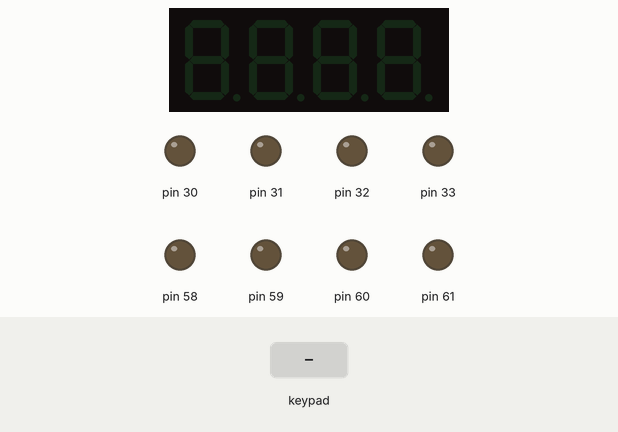
Recording of a sketch running on a simulated Arduino Mega 2560, built with avr-gcc and run on an emulated ATmega2560. On the bench: 4-digit seven-segment display, output pins drawn as LEDs (lit = HIGH). Wiring (from diagram.json): 4×4 keypad with keys 1 2 3 A 4 5 6 B 7 8 9 C * 0 # D: rows pin 54, pin 55, pin 56, pin 57; columns pin 62, pin 63, pin 64, pin 65; 4-digit 7-segment display, segments lit when HIGH: segments pin 22, pin 23, pin 24, pin 25, pin 26, pin 27, pin 28, pin 29; digit selects pin 37, pin 36, pin 35, pin 34. The inputs (shaded band) are chosen by the test bench. The segment pins are drawn as the display they are named for; pins used as bus, display or sensor lines are not drawn.

Above: at 1.2 s.
1.3 s: keypad keys 0 0 0 0 A pressed 0.4 s apart
At 5.8 s:
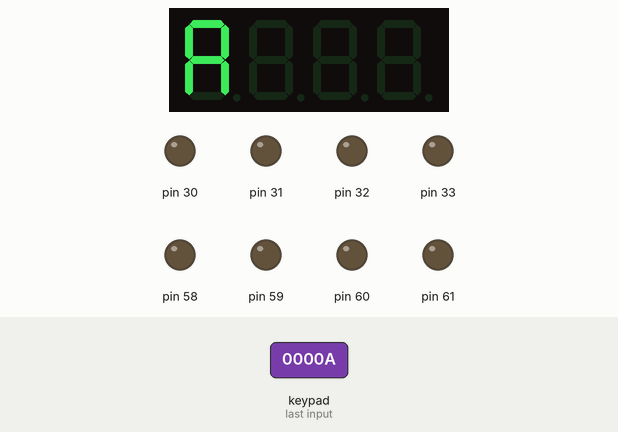
6.1 s: keypad keys 0 0 0 0 # pressed 0.4 s apart
At 9.1 s:
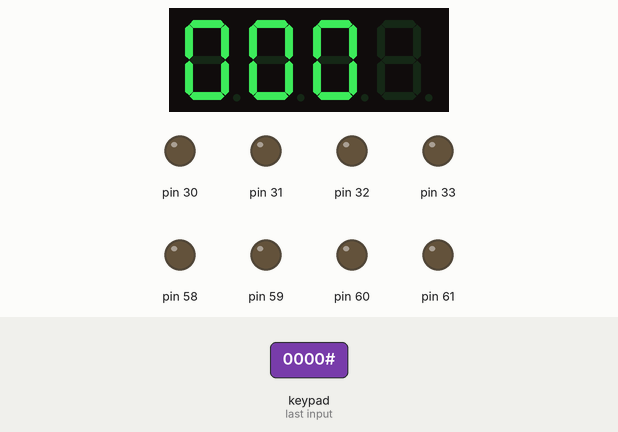
Timing chart, 0 to 10.6 s (numbered marks = the images above; inputs shaded):
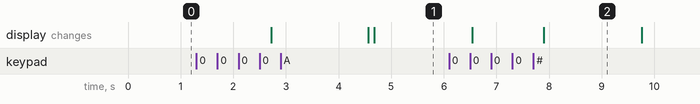

The sketch:

sketch.ino
```cpp
#include "helper.h"

//A is for addition
//B is subtraction
//C is for multiplication
//D is for division
//Use * after entering numbers smaller than length of 4

void setup() {
  // put your setup code here, to run once:

  volatile char *f_ddr = (char*)0x30; //keypad output row

  volatile char *k_ddr = (char*)0x107; //keypad input col

  volatile char *a_ddr = (char*)0x21;

  volatile char *c_ddr = (char*)0x27;

  *a_ddr = 0xFF;
  *c_ddr = 0xFF;
  *k_ddr = 0x00; //input
  *f_ddr = 0xFF;  //output

}

void loop() {
  // put your main code here, to run repeatedly:

  volatile int row, col;
  volatile long i,j, k;
  volatile int count1, count2, count3 ;

  char four_digit_1[4] = {0,0,0,0};
  char four_digit_decoded_1[4] = {0,0,0,0};

  char four_digit_2[4] = {0,0,0,0};
  char four_digit_decoded_2[4] = {0,0,0,0};

  char operator_[4] = {0,0,0,0};
  char operator_decoded[4] = {0,0,0,0};

  char answer[4] = {0,0,0,0};


  count1 = input(four_digit_1, four_digit_decoded_1, 4);

  display_digits(four_digit_1);

  count3 = input(operator_, operator_decoded, 1);

  display_digits(operator_);

  count2 = input(four_digit_2, four_digit_decoded_2, 4);

  display_digits(four_digit_2);

  calculate(four_digit_decoded_1, count1, four_digit_decoded_2, count2, operator_decoded, answer);

  display_digits(answer);


}
```

helper.h
```cpp
static char arr[4][4]= {{0x06, 0x5B, 0x4F,0x77},
                    {0x66, 0x6D, 0x7C, 0x40},
                    {0x07, 0x7F, 0x67, 0x80},
                    {0x00, 0x3F, 0x00, 0xBF}};

static char decoder[4][4] = {{1,2,3,10},
                        {4,5,6,11},
                        {7,8,9,12},
                        {14,0,15,13}};

static char numbers[10] = {0x3F, 0x06, 0x5B, 0x4F, 0x66, 0x6D, 0x7C, 0x07, 0x7F, 0x67};

int keypad_scanner(int *row, int *col);

int form_digit(char four_digit[], int digits);

int input(char four_digit[], char four_digit_decoded[], int n);

void display_digits(char four_digit[]);

void calculate(char four_digit_decoded_1[], int count1, char four_digit_decoded_2[],
              int count2, char operator_decoded[], char answer[]);

int keypad_scanner(int *row, int *col){
  volatile int i, j;

  volatile char *f_out = (char*)0x31;
  volatile char *k_in = (char*)0x106;

    for(i=0;i<4;i++){
      *f_out = 1<<i;

      char col_val = *k_in & 0x0F;//and with lower nibble to see if key is pressed

      if(col_val!=0){
        for(j=0;j<4;j++){
          if(col_val & (1<<j)){
            *row = i;
            *col = j;
            return 1;
          }
        }
      }
    }
    return 0;
}

int form_digit(char four_digit[], int digits){
  if(digits==1){
    return four_digit[0];
  }
  else if(digits==2){
    return four_digit[0]*10 + four_digit[1];
  }
  else if(digits==3){
    return four_digit[0]*100 + four_digit[1]*10 + four_digit[2];
  }
  else if(digits==4){
    return four_digit[0]*1000 + four_digit[1]*100 + four_digit[2]*10 + four_digit[3];
  }
}

int input(char four_digit[], char four_digit_decoded[], int n){
  volatile int row, col,i,k;
  volatile int count=0;
  for(i=0;i<n;i++){ // gets the first value
    while (!keypad_scanner(&row, &col));

    four_digit[i] = arr[row][col];
    four_digit_decoded[i] = decoder[row][col];

    if(four_digit_decoded[i]==14){ // if * pressed, stop
      break;
    }
    count++;
    while(keypad_scanner(&row, &col));

    for(k=0;k<2000;k++);
  }

  return count;
}

void display_digits(char four_digit[]){
  volatile long i,k;

  volatile char *c_out = (char*)0x28; //control signal
  volatile char *a_out = (char*)0x22; //seven segment io port

  for(k=0;k<100;k++){
    *a_out = four_digit[0];
    *c_out = 0x0E;
    for(i=0;i<2000;i++);

    *c_out = 0x0F;
    for(i=0;i<100;i++);

    *a_out = four_digit[1];
    *c_out = 0x0D;
    for(i=0;i<2000;i++);

    *c_out = 0x0F;
    for(i=0;i<100;i++);

    *a_out = four_digit[2];
    *c_out = 0x0B;
    for(i=0;i<2000;i++);

    *c_out = 0x0F;
    for(i=0;i<100;i++);

    *a_out = four_digit[3];
    *c_out = 0x07;
    for(i=0;i<2000;i++);

    *c_out = 0x0F;
    for(i=0;i<100;i++);
  }
}

void calculate(char four_digit_decoded_1[], int count1, char four_digit_decoded_2[],
              int count2, char operator_decoded[], char answer[]){


    int first = form_digit(four_digit_decoded_1, count1);
    int second = form_digit(four_digit_decoded_2, count2);
    int ans, i, negative = 0;  //flag to check if value is negative
    int flag = 0;   // flag to check if value exceeds 9999

    if(operator_decoded[0]==10){ //addition
      ans = first + second;
    }
    else if(operator_decoded[0]==11){ //subtraction
      if(second>first){
        ans = second - first;
        negative = 1;
      }
      else{
        ans = first - second;
      }
    }
    else if(operator_decoded[0]==12){ //multiplication
      ans = first * second;
    }
    else if(operator_decoded[0]==13){ //division
      if(second==0){ //error
        flag = 1;
      }
      else{
        ans = first/second;
      }
    }

    if(ans>9999){
      flag = 1;
    }


  if(flag==1){
    for(i=0;i<4;i++){
      answer[i] = 0x79;
    }
  }
  else{
    if(negative){
      answer[0] = 0x40;
    }else{
      answer[0] = (ans>=1000)? numbers[ans/1000] : 0x00;
    }
    answer[3] = numbers[ans%10];
    answer[2] = (ans>=10)? numbers[(ans/10)%10] : 0x00;
    answer[1] = (ans>=100)? numbers[(ans/100)%10] : 0x00;
  }


}
```

Measured:
- after the input at 1.3 s, the display: first changes after 1.4 s (image 1 shows a later state)
- after the input at 6.1 s, the display: first differs from a run without the input after 1.8 s (image 2)
